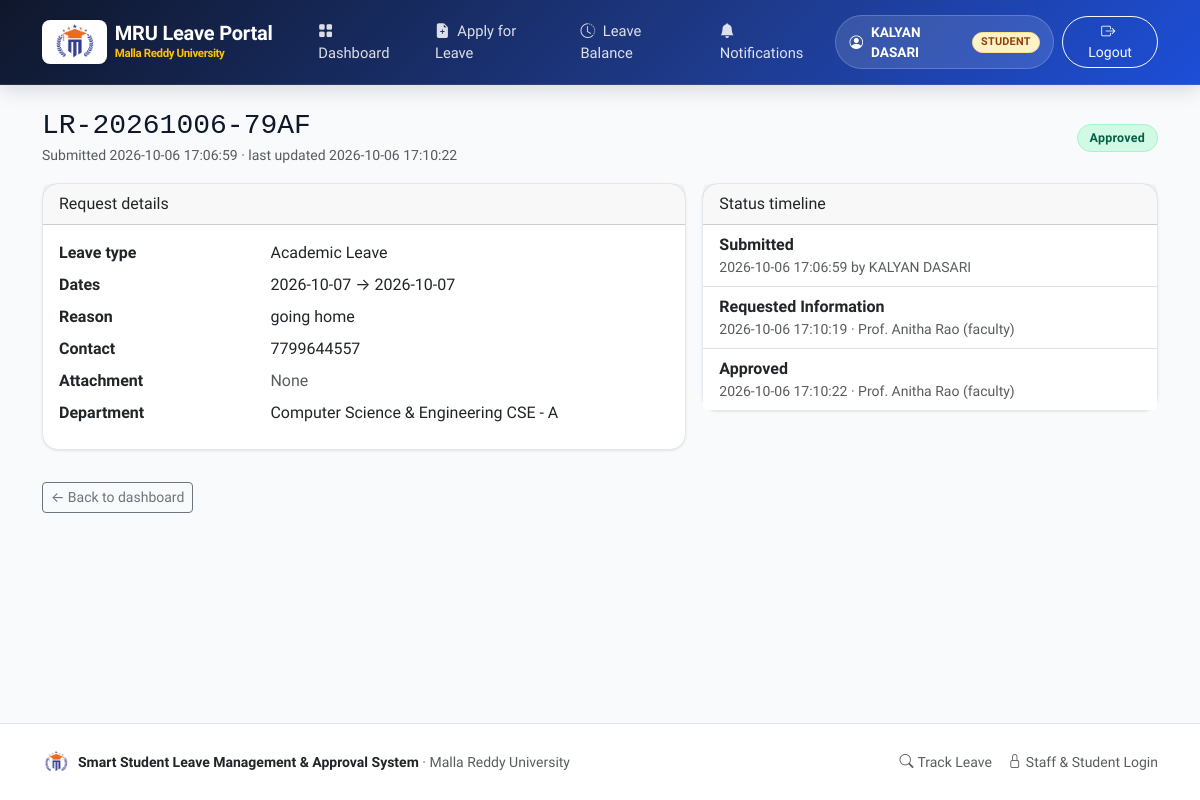
The app's page /student/requests/3 (signed in) with its own data.
### tables this page shows
CREATE TABLE users (
    id INTEGER PRIMARY KEY AUTOINCREMENT,
    name TEXT NOT NULL,
    roll_no TEXT,
    email TEXT NOT NULL COLLATE NOCASE UNIQUE,
    password_hash TEXT NOT NULL,
    role TEXT NOT NULL CHECK (role IN ('student', 'faculty', 'hod', 'admin')),
    department_id INTEGER REFERENCES departments(id),
    branch_id INTEGER REFERENCES branches(id),
    active INTEGER NOT NULL DEFAULT 1,
    created_at TEXT NOT NULL
);

CREATE TABLE leave_requests (
    id INTEGER PRIMARY KEY AUTOINCREMENT,
    request_no TEXT NOT NULL UNIQUE,
    student_id INTEGER NOT NULL REFERENCES users(id),
    leave_type_id INTEGER NOT NULL REFERENCES leave_types(id),
    start_date TEXT NOT NULL,
    end_date TEXT NOT NULL,
    reason TEXT NOT NULL,
    contact_info TEXT NOT NULL,
    attachment_path TEXT,
    status TEXT NOT NULL DEFAULT 'Pending'
        CHECK (status IN ('Draft', 'Pending', 'More Information Required', 'Approved', 'Rejected', 'Cancelled', 'Completed')),
    current_level INTEGER NOT NULL DEFAULT 1,
    created_at TEXT NOT NULL,
    updated_at TEXT NOT NULL
);

CREATE TABLE leave_types (
    id INTEGER PRIMARY KEY AUTOINCREMENT,
    name TEXT NOT NULL UNIQUE,
    description TEXT NOT NULL DEFAULT '',
    max_days INTEGER NOT NULL DEFAULT 10,
    requires_document INTEGER NOT NULL DEFAULT 0,
    hod_required INTEGER NOT NULL DEFAULT 0,
    active INTEGER NOT NULL DEFAULT 1
);

CREATE TABLE departments (
    id INTEGER PRIMARY KEY AUTOINCREMENT,
    name TEXT NOT NULL,
    code TEXT NOT NULL UNIQUE,
    active INTEGER NOT NULL DEFAULT 1
);

CREATE TABLE branches (
    id INTEGER PRIMARY KEY AUTOINCREMENT,
    department_id INTEGER NOT NULL REFERENCES departments(id),
    name TEXT NOT NULL,
    code TEXT NOT NULL UNIQUE,
    active INTEGER NOT NULL DEFAULT 1
);

CREATE TABLE approvals (
    id INTEGER PRIMARY KEY AUTOINCREMENT,
    request_id INTEGER NOT NULL REFERENCES leave_requests(id),
    reviewer_id INTEGER NOT NULL REFERENCES users(id),
    action TEXT NOT NULL,
    remarks TEXT NOT NULL DEFAULT '',
    level INTEGER NOT NULL DEFAULT 1,
    action_time TEXT NOT NULL
);

### leave_management/student.py (the view)
@bp.route("/requests/<int:request_id>")
@roles_required("student")
def detail(request_id):
    row = _get_own_request(request_id)
    if row is None:
        return render_template("errors/404.html"), 404
    timeline = query(
        """SELECT a.*, u.name AS reviewer_name, u.role AS reviewer_role
           FROM approvals a JOIN users u ON u.id = a.reviewer_id
           WHERE a.request_id = ? ORDER BY a.action_time, a.id""",
        (request_id,),
    )
    return render_template("student/detail.html", leave=row, timeline=timeline)

### leave_management/db.py (called while the page is built)
def get_db() -> sqlite3.Connection:
    if "db" not in g:
        g.db = sqlite3.connect(current_app.config["DATABASE"])
        g.db.row_factory = sqlite3.Row
        g.db.execute("PRAGMA foreign_keys = ON")
    return g.db

def query(sql: str, args=(), one: bool = False):
    cur = get_db().execute(sql, args)
    rows = cur.fetchall()
    cur.close()
    if one:
        return rows[0] if rows else None
    return rows

### leave_management/notify.py (called while the page is built)
def unread_count(user_id) -> int:
    row = query(
        "SELECT COUNT(*) AS n FROM notifications WHERE recipient_id = ? AND is_read = 0 AND channel = 'in_app'",
        (user_id,),
        one=True,
    )
    return row["n"] if row else 0

### leave_management/security.py (called while the page is built)
def load_user():
    user_id = session.get("user_id")
    g.user = None
    if user_id:
        g.user = query(
            """SELECT u.*, d.name AS department_name, b.name AS branch_name
               FROM users u
               LEFT JOIN departments d ON d.id = u.department_id
               LEFT JOIN branches b ON b.id = u.branch_id
               WHERE u.id = ? AND u.active = 1""",
            (user_id,),
            one=True,
        )
        if g.user is None:
            session.pop("user_id", None)

def roles_required(*roles):
    def decorator(view):
        @wraps(view)
        def wrapper(*args, **kwargs):
            if g.user is None:
                flash("Please sign in to continue.", "warning")
                return redirect(url_for("auth.login", next=request.path))
            if g.user["role"] not in roles:
                abort(403)
            return view(*args, **kwargs)
        return wrapper
    return decorator

### leave_management/student.py (called while the page is built)
def _get_own_request(request_id):
    row = query(
        """SELECT r.*, t.name AS leave_type_name, t.requires_document, t.description AS leave_type_description,
                  s.name AS student_name, s.roll_no, s.email AS student_email,
                  d.name AS department_name, b.name AS branch_name
           FROM leave_requests r
           JOIN leave_types t ON t.id = r.leave_type_id
           JOIN users s ON s.id = r.student_id
           LEFT JOIN departments d ON d.id = s.department_id
           LEFT JOIN branches b ON b.id = s.branch_id
           WHERE r.id = ?""",
        (request_id,),
        one=True,
    )
    if row is None or row["student_id"] != g.user["id"]:
        return None
    return row

### templates/student/detail.html (shortened to what this page needs)
{% extends "base.html" %}
{% from "_macros.html" import status_badge %}
{% block content %}
<div class="d-flex justify-content-between align-items-center flex-wrap gap-2 mb-3">
  <div>
    <h3 class="mb-0 font-monospace">{{ leave.request_no }}</h3>
    <span class="text-muted small">Submitted {{ leave.created_at }} &middot; last updated {{ leave.updated_at }}</span>
  </div>
  <div>{{ status_badge(leave.status) }}
  </div>
</div>
<div class="row g-3">
  <div class="col-lg-7">
    <div class="card mb-3">
      <div class="card-header">Request details</div>
      <div class="card-body">
        <dl class="row mb-0">
          <dt class="col-sm-4">Leave type</dt><dd class="col-sm-8">{{ leave.leave_type_name }}</dd>
          <dt class="col-sm-4">Dates</dt><dd class="col-sm-8">{{ leave.start_date }} &rarr; {{ leave.end_date }}</dd>
          <dt class="col-sm-4">Reason</dt><dd class="col-sm-8">{{ leave.reason }}</dd>
          <dt class="col-sm-4">Contact</dt><dd class="col-sm-8">{{ leave.contact_info }}</dd>
          <dt class="col-sm-4">Attachment</dt>
          <dd class="col-sm-8">
            {% if leave.attachment_path %}
              <a href="{{ url_for('student.attachment', request_id=leave.id) }}">Download document</a>
            {% else %}<span class="text-muted">None</span>{% endif %}
          </dd>
          <dt class="col-sm-4">Department</dt><dd class="col-sm-8">{{ leave.department_name or '-' }} {{ leave.branch_name }}</dd>
        </dl>
      </div>
    </div>
  </div>
  <div class="col-lg-5">
    <div class="card">
      <div class="card-header">Status timeline</div>
      <ul class="list-group list-group-flush">
        <li class="list-group-item">
          <div class="fw-semibold">Submitted</div>
          <div class="small text-muted">{{ leave.created_at }} by {{ leave.student_name }}</div>
        </li>
        {% for item in timeline %}
        <li class="list-group-item">
          <div class="fw-semibold">{{ item.action }}
          </div>
          <div class="small text-muted">{{ item.action_time }} &middot; {{ item.reviewer_name }} ({{ item.reviewer_role }})</div>
        </li>
        {% endfor %}
      </ul>
    </div>
  </div>
</div>
<a href="{{ url_for('student.dashboard') }}" class="btn btn-outline-secondary btn-sm mt-3">&larr; Back to dashboard</a>
{% endblock %}

### templates/base.html (shortened to what this page needs)
<!DOCTYPE html>
<html lang="en">
<head>
  <link href="https://cdn.jsdelivr.net/npm/bootstrap@5.3.0/dist/css/bootstrap.min.css" rel="stylesheet">
  <link href="https://cdn.jsdelivr.net/npm/bootstrap-icons@1.11.3/font/bootstrap-icons.min.css" rel="stylesheet">
  <link href="{{ url_for('static', filename='styles.css') }}" rel="stylesheet">
</head>
<body>
<nav class="navbar navbar-expand-lg mru-navbar no-print">
  <div class="container">
    <a class="navbar-brand mru-brand-title d-flex align-items-center gap-2" href="{{ url_for('main.dashboard') }}">
      <div class="bg-white rounded-3 px-2 py-1 shadow-sm d-flex align-items-center justify-content-center border border-white border-opacity-50" style="height: 44px;">
        <img src="{{ url_for('static', filename='images/mru-logo.png') }}" alt="Malla Reddy University" style="height: 36px; width: auto; object-fit: contain;">
      </div>
      <div class="d-flex flex-column">
        <span class="fw-bold fs-5 text-white" style="letter-spacing: -0.01em; line-height: 1.15;">MRU Leave Portal</span>
        <span class="text-warning small" style="font-size: 0.72rem; font-weight: 600;">Malla Reddy University</span>
      </div>
    </a>
    <div class="collapse navbar-collapse" id="nav">
      <ul class="navbar-nav me-auto ps-lg-3">
        {% if current_user %}
          {% if current_user.role == 'student' %}
            <li class="nav-item"><a class="nav-link" href="{{ url_for('student.dashboard') }}"><i class="bi bi-grid-fill me-1"></i> Dashboard</a></li>
            <li class="nav-item"><a class="nav-link" href="{{ url_for('student.new_request') }}"><i class="bi bi-file-earmark-plus-fill me-1"></i> Apply for Leave</a></li>
            <li class="nav-item"><a class="nav-link" href="{{ url_for('student.balances') }}"><i class="bi bi-clock-history me-1"></i> Leave Balance</a></li>
          {% elif current_user.role in ('faculty', 'hod') %}
            <li class="nav-item"><a class="nav-link" href="{{ url_for('review.dashboard') }}"><i class="bi bi-clipboard-check-fill me-1"></i> Review Queue</a></li>
          {% endif %}
          <li class="nav-item">
            <a class="nav-link" href="{{ url_for('main.notifications') }}">
              <i class="bi bi-bell-fill me-1"></i> Notifications
            </a>
          </li>
        {% else %}
          <li class="nav-item"><a class="nav-link" href="{{ url_for('main.dashboard') }}"><i class="bi bi-house-door-fill me-1"></i> Home</a></li>
          <li class="nav-item"><a class="nav-link" href="{{ url_for('main.track') }}"><i class="bi bi-search me-1"></i> Track Leave</a></li>
        {% endif %}
      </ul>
      <ul class="navbar-nav align-items-lg-center gap-2">
        {% if current_user %}
          <li class="nav-item">
            <div class="user-pill">
              <i class="bi bi-person-circle"></i>
              <span>{{ current_user.name }}</span>
              <span class="badge bg-warning text-dark text-uppercase py-1 px-2" style="font-size: 0.68rem;">{{ current_user.role }}</span>
            </div>
          </li>
          <li class="nav-item">
            <form method="post" action="{{ url_for('auth.logout') }}" class="d-inline">
              <button class="btn btn-outline-light btn-sm px-3 rounded-pill">
                <i class="bi bi-box-arrow-right me-1"></i> Logout
              </button>
            </form>
          </li>
        {% endif %}
      </ul>
    </div>
  </div>
</nav>
<main class="container py-4">
  {% block content %}{% endblock %}
</main>
<footer class="mt-auto py-4 bg-white border-top text-muted small no-print">
  <div class="container d-flex flex-column flex-md-row justify-content-between align-items-center gap-3">
    <div class="d-flex align-items-center gap-2">
      <img src="{{ url_for('static', filename='images/mru-logo.png') }}" alt="MRU Logo" style="height: 28px; width: 28px; object-fit: contain;">
      <span><strong class="text-dark">Smart Student Leave Management &amp; Approval System</strong> &middot; Malla Reddy University</span>
    </div>
    <div class="d-flex gap-3">
      <a href="{{ url_for('main.track') }}" class="text-decoration-none text-muted"><i class="bi bi-search me-1"></i>Track Leave</a>
      <a href="{{ url_for('auth.login') }}" class="text-decoration-none text-muted"><i class="bi bi-lock me-1"></i>Staff &amp; Student Login</a>
    </div>
  </div>
</footer>
</body>
</html>

### templates/_macros.html (shortened to what this page needs)
{% macro status_badge(status) %}
{% set cls = {
  'Pending': 'bg-warning text-dark',
  'Approved': 'bg-success',
  'Rejected': 'bg-danger',
  'Completed': 'bg-primary',
  'Cancelled': 'bg-secondary',
  'Draft': 'bg-secondary',
  'More Information Required': 'bg-info text-dark'
} %}
<span class="badge {{ cls.get(status, 'bg-secondary') }}">{{ status }}</span>
{% endmacro %}

### static/styles.css (style rules this page uses)
:root { --primary: #1e40af; --primary-dark: #1e3a8a; --primary-light: #3b82f6; --primary-soft: #eff6ff; --primary-gradient: linear-gradient(135deg, #1e3a8a 0%, #2563eb 50%, #3b82f6 100%); --hero-gradient: linear-gradient(135deg, #0f172a 0%, #1e3a8a 60%, #1d4ed8 100%); --accent-gold: #f59e0b; --accent-gold-soft: #fef3c7; --success: #10b981; --warning: #f59e0b; --danger: #ef4444; --info: #06b6d4; --slate-50: #f8fafc; --slate-100: #f1f5f9; --slate-200: #e2e8f0; --slate-300: #cbd5e1; --slate-600: #475569; --slate-700: #334155; --slate-900: #0f172a; --shadow-sm: 0 1px 3px rgba(0, 0, 0, 0.06), 0 1px 2px rgba(0, 0, 0, 0.04); --shadow-md: 0 4px 6px -1px rgba(0, 0, 0, 0.07), 0 2px 4px -2px rgba(0, 0, 0, 0.05); --shadow-lg: 0 10px 25px -3px rgba(15, 23, 42, 0.08), 0 4px 10px -4px rgba(15, 23, 42, 0.04); --shadow-xl: 0 20px 30px -5px rgba(15, 23, 42, 0.12), 0 8px 12px -6px rgba(15, 23, 42, 0.06); --radius-sm: 0.375rem; --radius-md: 0.75rem; --radius-lg: 1rem; --radius-xl: 1.5rem; }
body { font-family: 'Plus Jakarta Sans', 'Inter', -apple-system, BlinkMacSystemFont, "Segoe UI", Roboto, sans-serif; background-color: var(--slate-50); color: var(--slate-900); min-height: 100vh; display: flex; flex-direction: column; -webkit-font-smoothing: antialiased; }
main { flex: 1 0 auto; }
.mru-navbar { background: var(--hero-gradient) !important; box-shadow: 0 4px 20px rgba(15, 23, 42, 0.15); border-bottom: 1px solid rgba(255, 255, 255, 0.1); padding: 0.75rem 0; }
.mru-brand-title { font-weight: 800; letter-spacing: -0.02em; font-size: 1.25rem; color: #ffffff !important; display: flex; align-items: center; gap: 0.6rem; }
.nav-link { font-weight: 500; font-size: 0.92rem; color: rgba(255, 255, 255, 0.85) !important; padding: 0.5rem 0.85rem !important; border-radius: 0.5rem; transition: all 0.2s ease; }
.user-pill { background: rgba(255, 255, 255, 0.12); border: 1px solid rgba(255, 255, 255, 0.2); padding: 0.35rem 0.85rem; border-radius: 9999px; color: #ffffff; font-size: 0.85rem; font-weight: 600; display: flex; align-items: center; gap: 0.5rem; }
.card { border: 1px solid var(--slate-200); border-radius: var(--radius-lg); background: #ffffff; box-shadow: var(--shadow-sm); transition: transform 0.2s ease, box-shadow 0.2s ease, border-color 0.2s ease; }
.badge { font-weight: 600; letter-spacing: 0.02em; padding: 0.4rem 0.75rem; border-radius: 9999px; font-size: 0.78rem; }
.badge.bg-warning, .badge-pending { background-color: #fef3c7 !important; color: #92400e !important; border: 1px solid #fde68a; }
.badge.bg-success, .badge-approved { background-color: #d1fae5 !important; color: #065f46 !important; border: 1px solid #a7f3d0; }

### records on screen
users: name "KALYAN DASARI", role "STUDENT", student_name "KALYAN DASARI"
leave_requests: request_no "LR-20261006-79AF", created_at "2026-10-06 17:06:59", updated_at "2026-10-06 17:10:22", status "Approved", start_date "2026-10-07", end_date "2026-10-07", reason "going home", contact_info "7799644557"
leave_types: leave_type_name "Academic Leave"
departments: name "Computer Science & Engineering"
branches: branch_name "CSE - A"
approvals: action "Requested Information", action_time "2026-10-06 17:10:19", reviewer_name "Prof. Anitha Rao", reviewer_role "faculty"
approvals: action "Approved", action_time "2026-10-06 17:10:22", reviewer_name "Prof. Anitha Rao", reviewer_role "faculty"
